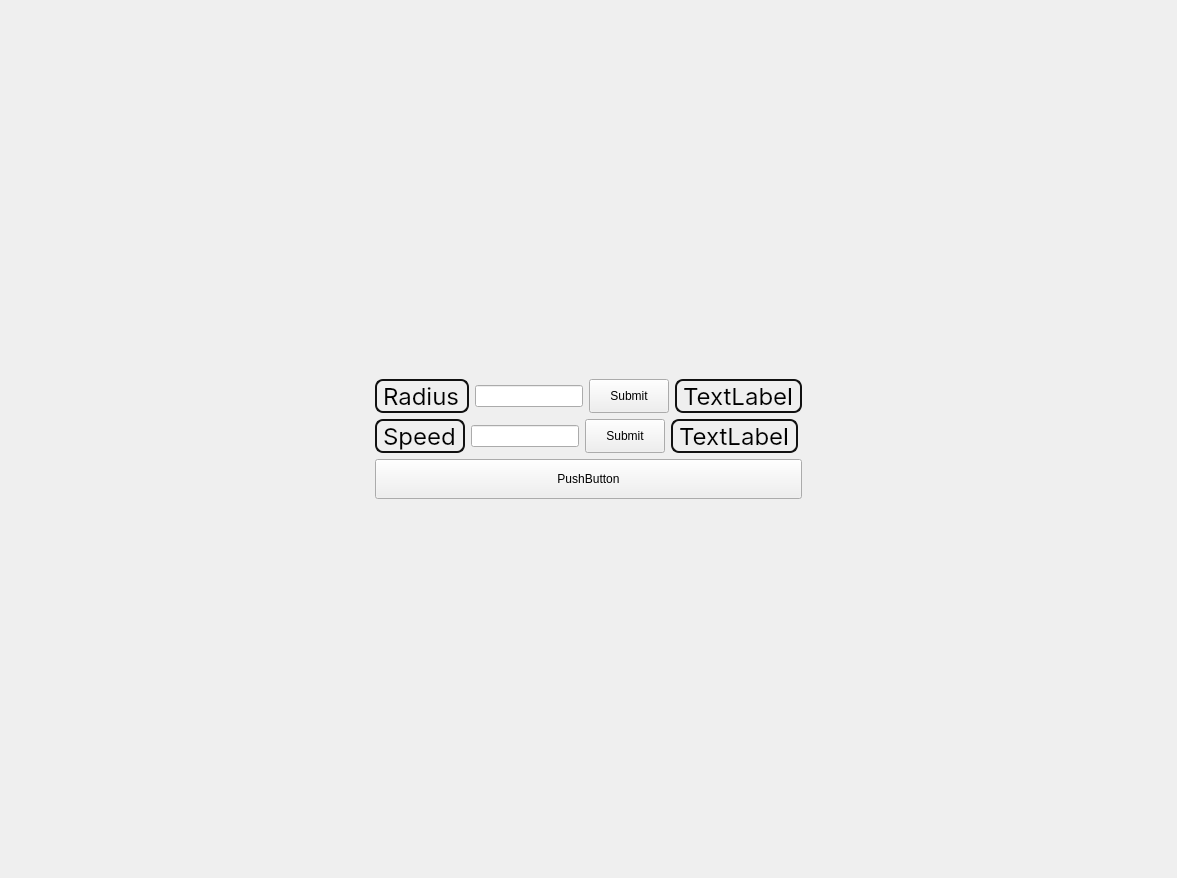
<?xml version="1.0" encoding="UTF-8"?>
<ui version="4.0">
 <class>MainWindow</class>
 <widget class="QMainWindow" name="MainWindow">
  <property name="geometry">
   <rect>
    <x>0</x>
    <y>0</y>
    <width>1177</width>
    <height>878</height>
   </rect>
  </property>
  <property name="windowTitle">
   <string>MainWindow</string>
  </property>
  <widget class="QWidget" name="centralwidget">
   <layout class="QVBoxLayout" name="verticalLayout">
    <item>
     <layout class="QGridLayout" name="gridLayout">
      <item row="2" column="0">
       <widget class="QPushButton" name="return_button_agent_settings">
        <property name="maximumSize">
         <size>
          <width>16777215</width>
          <height>40</height>
         </size>
        </property>
        <property name="styleSheet">
         <string notr="true">QPushButton {
  align-items: center;
  background-color: #c2fab1;
  border: 2px solid #111;
  border-radius: 8px;
  box-sizing: border-box;
  color: #111;
  cursor: pointer;
  display: flex;
  font-family: Inter,sans-serif;
  font-size: 16px;
  height: 100px;
  justify-content: center;
  padding: 0 25px;
  position: relative;
  text-align: center;
  text-decoration: none;
  user-select: none;
  -webkit-user-select: none;
  touch-action: manipulation;
}

QPushButton:after {
  background-color: #111;
  border-radius: 8px;
  content: &quot;&quot;;
  display: block;
  height:100px;
  left: 0;
  width: 100%;
  position: absolute;
  top: -2px;
  transform: translate(8px, 8px);
  transition: transform .2s ease-out;
  z-index: -1;
}

QPushButton:hover:after {
  transform: translate(0, 0);
}

QPushButton:active {
  background-color: #c2fab1;
  outline: 0;
}

QPushButton:hover {
  outline: 0;
}

@media (min-width: 768px) {
  QPushButton {
    padding: 0 40px;
  }
}</string>
        </property>
        <property name="text">
         <string>PushButton</string>
        </property>
       </widget>
      </item>
      <item row="1" column="0">
       <layout class="QHBoxLayout" name="horizontalLayout">
        <item>
         <widget class="QLabel" name="speed_label">
          <property name="sizePolicy">
           <sizepolicy hsizetype="Maximum" vsizetype="Maximum">
            <horstretch>0</horstretch>
            <verstretch>0</verstretch>
           </sizepolicy>
          </property>
          <property name="styleSheet">
           <string notr="true">QLabel{
  font-family: Inter,sans-serif;
  font-size: 24px;
  align-items: center;
  border: 2px solid #111;
  border-radius: 8px;
}</string>
          </property>
          <property name="text">
           <string>Speed</string>
          </property>
         </widget>
        </item>
        <item>
         <widget class="QLineEdit" name="speed_input_line">
          <property name="sizePolicy">
           <sizepolicy hsizetype="Maximum" vsizetype="Fixed">
            <horstretch>0</horstretch>
            <verstretch>0</verstretch>
           </sizepolicy>
          </property>
         </widget>
        </item>
        <item>
         <widget class="QPushButton" name="speed_submit_button">
          <property name="sizePolicy">
           <sizepolicy hsizetype="Maximum" vsizetype="Maximum">
            <horstretch>0</horstretch>
            <verstretch>0</verstretch>
           </sizepolicy>
          </property>
          <property name="maximumSize">
           <size>
            <width>16777215</width>
            <height>40</height>
           </size>
          </property>
          <property name="styleSheet">
           <string notr="true">QPushButton {
  align-items: center;
  background-color: #c2fab1;
  border: 2px solid #111;
  border-radius: 8px;
  box-sizing: border-box;
  color: #111;
  cursor: pointer;
  display: flex;
  font-family: Inter,sans-serif;
  font-size: 16px;
  height: 100px;
  justify-content: center;
  padding: 0 25px;
  position: relative;
  text-align: center;
  text-decoration: none;
  user-select: none;
  -webkit-user-select: none;
  touch-action: manipulation;
}

QPushButton:after {
  background-color: #111;
  border-radius: 8px;
  content: &quot;&quot;;
  display: block;
  height:100px;
  left: 0;
  width: 100%;
  position: absolute;
  top: -2px;
  transform: translate(8px, 8px);
  transition: transform .2s ease-out;
  z-index: -1;
}

QPushButton:hover:after {
  transform: translate(0, 0);
}

QPushButton:active {
  background-color: #c2fab1;
  outline: 0;
}

QPushButton:hover {
  outline: 0;
}

@media (min-width: 768px) {
  QPushButton {
    padding: 0 40px;
  }
}</string>
          </property>
          <property name="text">
           <string>Submit</string>
          </property>
         </widget>
        </item>
        <item>
         <widget class="QLabel" name="current_speed_label">
          <property name="sizePolicy">
           <sizepolicy hsizetype="Maximum" vsizetype="Maximum">
            <horstretch>0</horstretch>
            <verstretch>0</verstretch>
           </sizepolicy>
          </property>
          <property name="styleSheet">
           <string notr="true">QLabel{
  font-family: Inter,sans-serif;
  font-size: 24px;
  align-items: center;
  border: 2px solid #111;
  border-radius: 8px;
}</string>
          </property>
          <property name="text">
           <string>TextLabel</string>
          </property>
         </widget>
        </item>
       </layout>
      </item>
      <item row="0" column="0">
       <layout class="QHBoxLayout" name="horizontalLayout_2">
        <property name="sizeConstraint">
         <enum>QLayout::SetDefaultConstraint</enum>
        </property>
        <item>
         <widget class="QLabel" name="radius_label">
          <property name="sizePolicy">
           <sizepolicy hsizetype="Maximum" vsizetype="Maximum">
            <horstretch>0</horstretch>
            <verstretch>0</verstretch>
           </sizepolicy>
          </property>
          <property name="styleSheet">
           <string notr="true">QLabel{
  font-family: Inter,sans-serif;
  font-size: 24px;
  align-items: center;
  border: 2px solid #111;
  border-radius: 8px;
}
</string>
          </property>
          <property name="text">
           <string>Radius</string>
          </property>
         </widget>
        </item>
        <item>
         <widget class="QLineEdit" name="radius_input_line">
          <property name="sizePolicy">
           <sizepolicy hsizetype="Maximum" vsizetype="Maximum">
            <horstretch>0</horstretch>
            <verstretch>0</verstretch>
           </sizepolicy>
          </property>
          <property name="styleSheet">
           <string notr="true"/>
          </property>
         </widget>
        </item>
        <item>
         <widget class="QPushButton" name="radius_submit_button">
          <property name="sizePolicy">
           <sizepolicy hsizetype="Maximum" vsizetype="Maximum">
            <horstretch>0</horstretch>
            <verstretch>0</verstretch>
           </sizepolicy>
          </property>
          <property name="maximumSize">
           <size>
            <width>16777215</width>
            <height>40</height>
           </size>
          </property>
          <property name="styleSheet">
           <string notr="true">QPushButton {
  align-items: center;
  background-color: #c2fab1;
  border: 2px solid #111;
  border-radius: 8px;
  box-sizing: border-box;
  color: #111;
  cursor: pointer;
  display: flex;
  font-family: Inter,sans-serif;
  font-size: 16px;
  height: 100px;
  justify-content: center;
  padding: 0 25px;
  position: relative;
  text-align: center;
  text-decoration: none;
  user-select: none;
  -webkit-user-select: none;
  touch-action: manipulation;
}

QPushButton:after {
  background-color: #111;
  border-radius: 8px;
  content: &quot;&quot;;
  display: block;
  height:100px;
  left: 0;
  width: 100%;
  position: absolute;
  top: -2px;
  transform: translate(8px, 8px);
  transition: transform .2s ease-out;
  z-index: -1;
}

QPushButton:hover:after {
  transform: translate(0, 0);
}

QPushButton:active {
  background-color: #c2fab1;
  outline: 0;
}

QPushButton:hover {
  outline: 0;
}

@media (min-width: 768px) {
  QPushButton {
    padding: 0 40px;
  }
}</string>
          </property>
          <property name="text">
           <string>Submit</string>
          </property>
         </widget>
        </item>
        <item>
         <widget class="QLabel" name="current_radius_label">
          <property name="sizePolicy">
           <sizepolicy hsizetype="Maximum" vsizetype="Maximum">
            <horstretch>0</horstretch>
            <verstretch>0</verstretch>
           </sizepolicy>
          </property>
          <property name="layoutDirection">
           <enum>Qt::LeftToRight</enum>
          </property>
          <property name="styleSheet">
           <string notr="true">QLabel{
  font-family: Inter,sans-serif;
  font-size: 24px;
  align-items: center;
  border: 2px solid #111;
  border-radius: 8px;
}</string>
          </property>
          <property name="frameShape">
           <enum>QFrame::NoFrame</enum>
          </property>
          <property name="text">
           <string>TextLabel</string>
          </property>
         </widget>
        </item>
       </layout>
      </item>
     </layout>
    </item>
   </layout>
  </widget>
 </widget>
 <resources/>
 <connections/>
</ui>
